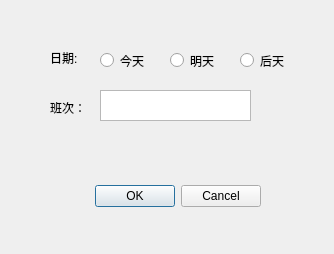
<?xml version="1.0" encoding="UTF-8"?>
<ui version="4.0">
 <class>PassengerList_Dialog</class>
 <widget class="QDialog" name="PassengerList_Dialog">
  <property name="geometry">
   <rect>
    <x>0</x>
    <y>0</y>
    <width>334</width>
    <height>254</height>
   </rect>
  </property>
  <property name="windowTitle">
   <string>查询-乘客列表</string>
  </property>
  <widget class="QDialogButtonBox" name="buttonBox">
   <property name="geometry">
    <rect>
     <x>90</x>
     <y>180</y>
     <width>171</width>
     <height>32</height>
    </rect>
   </property>
   <property name="orientation">
    <enum>Qt::Horizontal</enum>
   </property>
   <property name="standardButtons">
    <set>QDialogButtonBox::Cancel|QDialogButtonBox::Ok</set>
   </property>
  </widget>
  <widget class="QLabel" name="label_6">
   <property name="geometry">
    <rect>
     <x>50</x>
     <y>50</y>
     <width>41</width>
     <height>16</height>
    </rect>
   </property>
   <property name="text">
    <string>日期:</string>
   </property>
  </widget>
  <widget class="QRadioButton" name="radio_Dayafter">
   <property name="geometry">
    <rect>
     <x>240</x>
     <y>50</y>
     <width>59</width>
     <height>21</height>
    </rect>
   </property>
   <property name="text">
    <string>后天</string>
   </property>
  </widget>
  <widget class="QRadioButton" name="radio_Tomo">
   <property name="geometry">
    <rect>
     <x>170</x>
     <y>50</y>
     <width>59</width>
     <height>21</height>
    </rect>
   </property>
   <property name="text">
    <string>明天</string>
   </property>
  </widget>
  <widget class="QRadioButton" name="radio_Today">
   <property name="geometry">
    <rect>
     <x>100</x>
     <y>50</y>
     <width>59</width>
     <height>21</height>
    </rect>
   </property>
   <property name="text">
    <string>今天</string>
   </property>
  </widget>
  <widget class="QLabel" name="label">
   <property name="geometry">
    <rect>
     <x>50</x>
     <y>100</y>
     <width>45</width>
     <height>16</height>
    </rect>
   </property>
   <property name="text">
    <string>班次：</string>
   </property>
  </widget>
  <widget class="QTextEdit" name="textEdit_Bus_Choose">
   <property name="geometry">
    <rect>
     <x>100</x>
     <y>90</y>
     <width>151</width>
     <height>31</height>
    </rect>
   </property>
  </widget>
 </widget>
 <resources/>
 <connections>
  <connection>
   <sender>buttonBox</sender>
   <signal>accepted()</signal>
   <receiver>PassengerList_Dialog</receiver>
   <slot>accept()</slot>
   <hints>
    <hint type="sourcelabel">
     <x>248</x>
     <y>254</y>
    </hint>
    <hint type="destinationlabel">
     <x>157</x>
     <y>274</y>
    </hint>
   </hints>
  </connection>
  <connection>
   <sender>buttonBox</sender>
   <signal>rejected()</signal>
   <receiver>PassengerList_Dialog</receiver>
   <slot>reject()</slot>
   <hints>
    <hint type="sourcelabel">
     <x>316</x>
     <y>260</y>
    </hint>
    <hint type="destinationlabel">
     <x>286</x>
     <y>274</y>
    </hint>
   </hints>
  </connection>
 </connections>
</ui>
